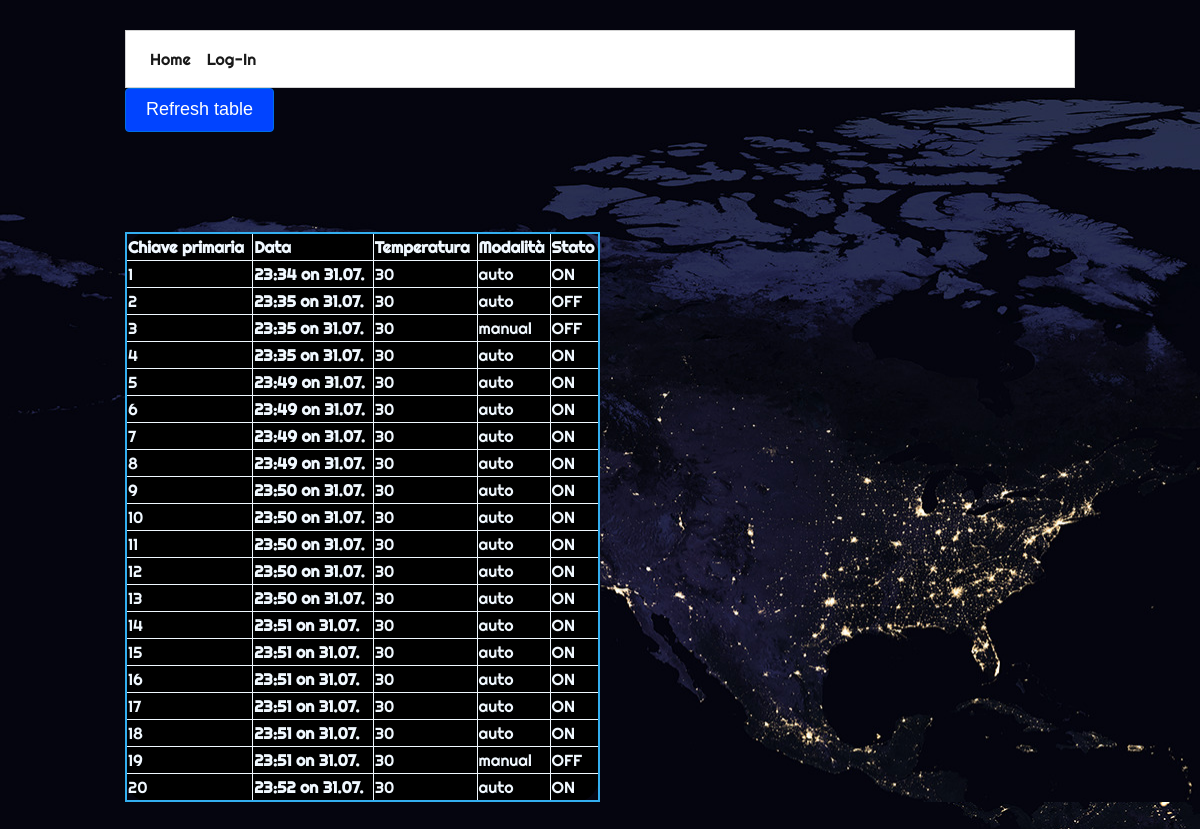
Screenshot of /table with the database file from the repository.
### sito/models.py (models this page shows, shortened)
class Info(db.Model):
    id = db.Column(db.Integer, primary_key=True)
    created_at = db.Column(db.DateTime, default=datetime.now, nullable=False)#creo colonna che riporti la data e il momento in cui si creera questa istanza
    temperatura = db.Column(db.Integer, nullable=False)
    mode = db.Column(db.String, nullable = False)
    stato = db.Column(
    db.String, nullable = False)

### sito/routes.py (the view)
@app.route("/table")
def table():
    a = Info.query.all()
    return render_template("table.html", a = a)

### sito/templates/table.html (shortened to what this page needs)
{% extends 'base.html' %}
{% block content %}
<div style="border-collapse: collapse">
    <a href="{{url_for('table')}}"<span class="btn-toolset">Refresh table</span></a>
    <table class="align-content: center change-back">
        <tr>
            <th style="border: 1px solid">Chiave primaria</th><th style="border: 1px solid">Data</th><th style="border: 1px solid">Temperatura</th><th style="border: 1px solid">Modalità</th><th style="border: 1px solid">Stato</th>
        </tr>
        {% if a %}
        {% for elem in a %}
        <tr>
            <td style="border: 1px solid">{{ elem.id }}</td><td style="border: 1px solid"><strong>{{ elem.created_at.strftime('%H:%M on %d.%m.') }}</strong></td><td style="border: 1px solid">{{ elem.temperatura}}</td><td style="border: 1px solid">{{elem.mode}}</td><td style="border: 1px solid">{{ elem.stato}}</td>
        </tr>
        {% endfor %}
        {% endif %}
    </table>
</div>
{% endblock %}

### sito/templates/base.html (shortened to what this page needs)
<!DOCTYPE html>
<html lang="en">
<head>
    <link rel="stylesheet" href="https://stackpath.bootstrapcdn.com/bootstrap/4.3.1/css/bootstrap.min.css">
    <link rel="stylesheet" href="{{ url_for('static', filename='sito.css') }}">
</head>
<body>
    <div class="container content-container">
            <nav class="navbar navbar-expand-lg navbar-light navbar-bg-white">
                <div class="collapse navbar-collapse" id="navbarSupportedContent">
                    <div class="navbar-nav mr-auto">
                            <div class="nav-item active">
                                <a class="nav-link" href="{{ url_for('homepage') }}">Home <span class="sr-only">(current)</span></a>
                            </div>
                            {% if not current_user.is_authenticated %}
                            <div class="nav-item active">
                                <a class="nav-link navbar-right" href="{{ url_for('login') }}">Log-In<span class="sr-only">(current)</span></a>
                            </div>
                            {% endif %}
                    </div>
                </div>
            </nav>
        {% block content %}
        {% endblock %}
    </div>
</body>
</html>

### sito/static/sito.css (style rules this page uses)
html, body { font-family: 'Righteous', cursive; background: #88ccec; background-image: url(ciao.jpg); }
.content-container { max-width: 950px; margin-top: 30px; margin-bottom: 30px; padding: 0px; }
.navbar-bg-white { background-color: white; border: 1px solid #d3d3d3; }
.change-back { background-color: #000; border-radius: 5%; padding: 0px; border: 2px solid #33aff0; color: aliceblue; margin-top: 100px; width: 50%; }
.navbar-right { margin-right: 15px; }
.btn-toolset { display: inline-block; text-align: center; white-space: nowrap; color: #FFFFFF; text-decoration: none; line-height: 1.2; font-weight: normal; font-family: sans-serif; font-size: 18px; background-color: #0144FF; border-radius: 4px; padding: 10px 20px; border: 1px solid #006FE6; cursor: pointer; }

### rows the page displays
Info: id "1", created_at "23:34 on 31.07.", temperatura "30", mode "auto", stato "ON"
Info: id "2", created_at "23:35 on 31.07.", temperatura "30", mode "auto", stato "OFF"
Info: id "3", created_at "23:35 on 31.07.", temperatura "30", mode "manual", stato "OFF"
Info: id "4", created_at "23:35 on 31.07.", temperatura "30", mode "auto", stato "ON"
Info: id "5", created_at "23:49 on 31.07.", temperatura "30", mode "auto", stato "ON"
Info: id "6", created_at "23:49 on 31.07.", temperatura "30", mode "auto", stato "ON"
Info: id "7", created_at "23:49 on 31.07.", temperatura "30", mode "auto", stato "ON"
Info: id "8", created_at "23:49 on 31.07.", temperatura "30", mode "auto", stato "ON"
Info: id "9", created_at "23:50 on 31.07.", temperatura "30", mode "auto", stato "ON"
Info: id "10", created_at "23:50 on 31.07.", temperatura "30", mode "auto", stato "ON"
Info: id "11", created_at "23:50 on 31.07.", temperatura "30", mode "auto", stato "ON"
Info: id "12", created_at "23:50 on 31.07.", temperatura "30", mode "auto", stato "ON"
Info: id "13", created_at "23:50 on 31.07.", temperatura "30", mode "auto", stato "ON"
Info: id "14", created_at "23:51 on 31.07.", temperatura "30", mode "auto", stato "ON"
Info: id "15", created_at "23:51 on 31.07.", temperatura "30", mode "auto", stato "ON"
Info: id "16", created_at "23:51 on 31.07.", temperatura "30", mode "auto", stato "ON"
Info: id "17", created_at "23:51 on 31.07.", temperatura "30", mode "auto", stato "ON"
Info: id "18", created_at "23:51 on 31.07.", temperatura "30", mode "auto", stato "ON"
Info: id "19", created_at "23:51 on 31.07.", temperatura "30", mode "manual", stato "OFF"
Info: id "20", created_at "23:52 on 31.07.", temperatura "30", mode "auto", stato "ON"
